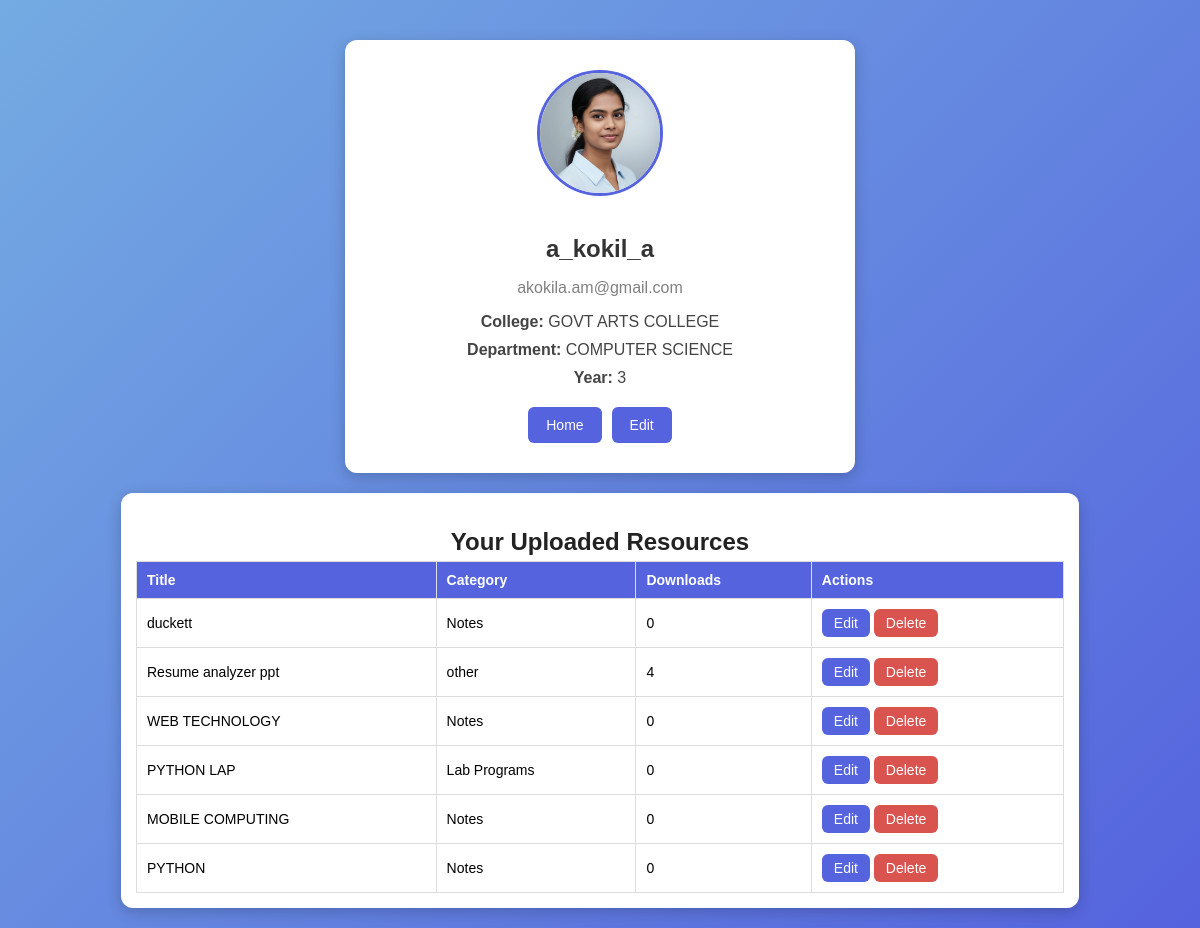
The app's page /users/profile/ (signed in) with its own data.
### users/models.py (models this page shows, shortened)
class Profile(models.Model):
    user = models.OneToOneField(User, on_delete=models.CASCADE)
    college = models.CharField(max_length=200)
    department = models.CharField(max_length=150, blank=True)
    year = models.IntegerField(null=True, blank=True)
    profile_pic = models.ImageField(upload_to='profiles/', default='profiles/default.jpg', null=True, blank=True)

### resources/models.py (models this page shows, shortened)
class Resource(models.Model):
    title = models.CharField(max_length=255)
    description = models.TextField(blank=True)
    category = models.CharField(max_length=20, choices=CATEGORY_CHOICES)
    college = models.CharField(max_length=200)
    department = models.CharField(max_length=150)
    semester = models.IntegerField(null=True, blank=True)
    file = models.FileField(upload_to='resources/')
    uploaded_by = models.ForeignKey(settings.AUTH_USER_MODEL, on_delete=models.CASCADE)
    uploaded_at = models.DateTimeField(auto_now_add=True)
    status = models.CharField(max_length=20, choices=STATUS_CHOICES, default='pending')
    download_count = models.IntegerField(default=0)

### users/views.py (the view, shortened to what this page needs)
# urls.py: path('profile/', views.profile, name='profile'),
@login_required
def profile(request):
    profile, created = Profile.objects.get_or_create(
        user=request.user,
        defaults={'college': '', 'department': '', 'year': 1}
    )
    uploaded_resources = Resource.objects.filter(
        uploaded_by=request.user
    ).order_by('-uploaded_at')
    context = {
        'user': request.user,
        'profile': profile,
        'uploaded_resources': uploaded_resources
    }
    return render(request, 'users/profile.html', context)

### users/templates/users/profile.html (shortened to what this page needs)
<!DOCTYPE html>
<html lang="en">
<head>
</head>
<body>
  <div class="profile-container">
    <img src="{{ profile.profile_pic.url|default:'/media/default.jpeg' }}" class="profile-pic">
    <h2>{{ user.username }}</h2>
    <p style="color: gray;">{{ user.email }}</p>
    <div id="view-section" class="info">
      <p><strong>College:</strong> {{ profile.college }}</p>
      <p><strong>Department:</strong> {{ profile.department }}</p>
      <p><strong>Year:</strong> {{ profile.year }}</p>
    </div>
    <div class="btn-group" id="button-section">
      <a href="{% url 'home' %}" class="btn">Home</a>
      <button class="btn" onclick="toggleEdit(true)">Edit</button>
    </div>
  </div>
  <div class="table-wrapper">
    <h2 style="text-align:center; color:#222;">Your Uploaded Resources</h2>
    {% if uploaded_resources %}
    <table>
      <thead>
        <tr>
          <th>Title</th>
          <th>Category</th>
          <th>Downloads</th>
          <th>Actions</th>
        </tr>
      </thead>
      <tbody>
        {% for res in uploaded_resources %}
        <tr>
          <td>{{ res.title }}</td>
          <td>{{ res.category }}</td>
          <td>{{ res.download_count }}</td>
          <td>
            <a href="{% url 'resource_edit' res.id %}" class="btn" style="padding:6px 12px;">Edit</a>
            <a href="{% url 'resource_delete' res.id %}" class="btn btn-danger" style="padding:6px 12px;">Delete</a>
          </td>
        </tr>
        {% endfor %}
      </tbody>
    </table>
    {% else %}
    <p style="text-align:center; color:#333;">No resources uploaded yet.</p>
    {% endif %}
  </div>
</body>
</html>

### users/templates/users/profile.html (style rules this page uses)
body { font-family: "Poppins", sans-serif; background: linear-gradient(135deg, #74ABE2, #5563DE); margin: 0; padding: 20px; }
.profile-container { max-width: 450px; width: 90%; background: white; padding: 30px; margin: 20px auto; border-radius: 12px; box-shadow: 0 4px 15px rgba(0, 0, 0, 0.2); text-align: center; }
.profile-pic { width: 120px; height: 120px; border-radius: 50%; object-fit: cover; border: 3px solid #5563DE; margin-bottom: 15px; }
h2 { color: #333; margin-bottom: 5px; }
.info p { margin: 10px 0; color: #444; }
.btn { background: #5563DE; color: white; padding: 10px 18px; border-radius: 6px; border: none; cursor: pointer; text-decoration: none; display: inline-block; font-size: 14px; }
.btn-danger { background: #d9534f; }
.btn-group { display: flex; justify-content: center; flex-wrap: wrap; gap: 10px; margin-top: 20px; }
.table-wrapper { overflow-x: auto; margin-top: 20px; background: white; padding: 15px; border-radius: 12px; max-width: 80%; margin-left: auto; margin-right: auto; box-shadow: 0 4px 15px rgba(0, 0, 0, 0.2); }
table { width: 100%; border-collapse: collapse; font-size: 14px; }
th, td { padding: 10px; border: 1px solid #ddd; text-align: left; }
th { background: #5563DE; color: white; }

### records on screen
Profile: profile_pic (picture), college "GOVT ARTS COLLEGE", department "COMPUTER SCIENCE", year "3"
Resource: title "duckett", category "Notes", download_count "0"
Resource: title "Resume analyzer ppt", category "other", download_count "4"
Resource: title "WEB TECHNOLOGY", category "Notes", download_count "0"
Resource: title "PYTHON LAP", category "Lab Programs", download_count "0"
Resource: title "MOBILE COMPUTING", category "Notes", download_count "0"
Resource: title "PYTHON", category "Notes", download_count "0"

### other values on screen
{{ user.username }} "a_kokil_a"
{{ user.email }} "akokila.am@gmail.com"
